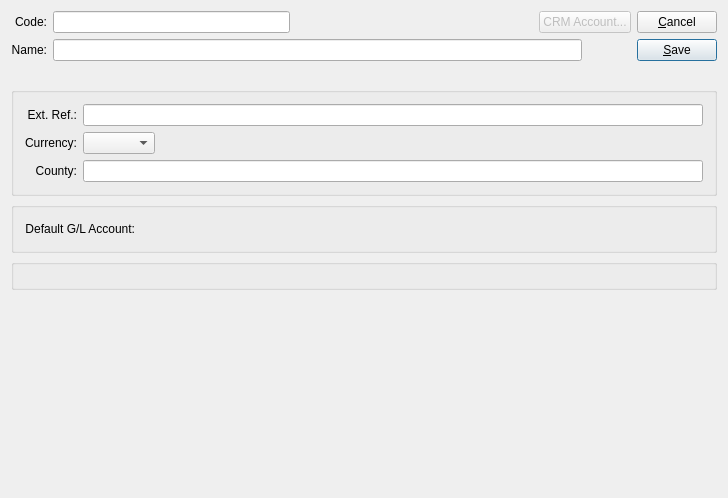
<?xml version="1.0" encoding="UTF-8"?>
<ui version="4.0">
 <comment>This file is part of the xTuple ERP: PostBooks Edition, a free and
open source Enterprise Resource Planning software suite,
Copyright (c) 1999-2011 by OpenMFG LLC, d/b/a xTuple.
It is licensed to you under the Common Public Attribution License
version 1.0, the full text of which (including xTuple-specific Exhibits)
is available at www.xtuple.com/CPAL.  By using this software, you agree
to be bound by its terms.</comment>
 <class>taxAuthority</class>
 <widget class="QDialog" name="taxAuthority">
  <property name="geometry">
   <rect>
    <x>0</x>
    <y>0</y>
    <width>728</width>
    <height>498</height>
   </rect>
  </property>
  <property name="windowTitle">
   <string>Tax Authority</string>
  </property>
  <layout class="QGridLayout" name="gridLayout_2">
   <item row="0" column="0">
    <widget class="QLabel" name="_codeLit">
     <property name="text">
      <string>Code:</string>
     </property>
     <property name="alignment">
      <set>Qt::AlignRight|Qt::AlignTrailing|Qt::AlignVCenter</set>
     </property>
     <property name="buddy">
      <cstring>_code</cstring>
     </property>
    </widget>
   </item>
   <item row="0" column="1">
    <widget class="XLineEdit" name="_code"/>
   </item>
   <item row="0" column="2">
    <spacer>
     <property name="orientation">
      <enum>Qt::Horizontal</enum>
     </property>
     <property name="sizeType">
      <enum>QSizePolicy::Expanding</enum>
     </property>
     <property name="sizeHint" stdset="0">
      <size>
       <width>0</width>
       <height>20</height>
      </size>
     </property>
    </spacer>
   </item>
   <item row="0" column="3" colspan="2">
    <widget class="QPushButton" name="_crmacct">
     <property name="enabled">
      <bool>false</bool>
     </property>
     <property name="text">
      <string>CRM Account...</string>
     </property>
    </widget>
   </item>
   <item row="0" column="5" rowspan="3">
    <layout class="QVBoxLayout">
     <item>
      <widget class="QPushButton" name="_close">
       <property name="text">
        <string>&amp;Cancel</string>
       </property>
      </widget>
     </item>
     <item>
      <widget class="QPushButton" name="_save">
       <property name="text">
        <string>&amp;Save</string>
       </property>
       <property name="autoDefault">
        <bool>true</bool>
       </property>
       <property name="default">
        <bool>true</bool>
       </property>
      </widget>
     </item>
     <item>
      <spacer>
       <property name="orientation">
        <enum>Qt::Vertical</enum>
       </property>
       <property name="sizeType">
        <enum>QSizePolicy::Expanding</enum>
       </property>
       <property name="sizeHint" stdset="0">
        <size>
         <width>20</width>
         <height>20</height>
        </size>
       </property>
      </spacer>
     </item>
    </layout>
   </item>
   <item row="1" column="0">
    <widget class="QLabel" name="_nameLit">
     <property name="text">
      <string>Name:</string>
     </property>
     <property name="alignment">
      <set>Qt::AlignRight|Qt::AlignTrailing|Qt::AlignVCenter</set>
     </property>
     <property name="buddy">
      <cstring>_name</cstring>
     </property>
    </widget>
   </item>
   <item row="1" column="1" colspan="3">
    <widget class="XLineEdit" name="_name"/>
   </item>
   <item row="3" column="0" colspan="6">
    <widget class="QGroupBox" name="_generalGroup">
     <property name="title">
      <string/>
     </property>
     <layout class="QGridLayout" name="gridLayout_5">
      <item row="0" column="0">
       <widget class="QLabel" name="_extrefLit">
        <property name="text">
         <string>Ext. Ref.:</string>
        </property>
        <property name="alignment">
         <set>Qt::AlignRight|Qt::AlignTrailing|Qt::AlignVCenter</set>
        </property>
        <property name="buddy">
         <cstring>_extref</cstring>
        </property>
       </widget>
      </item>
      <item row="0" column="1">
       <widget class="XLineEdit" name="_extref"/>
      </item>
      <item row="1" column="0">
       <widget class="QLabel" name="_currencyLit">
        <property name="text">
         <string>Currency:</string>
        </property>
        <property name="alignment">
         <set>Qt::AlignRight|Qt::AlignTrailing|Qt::AlignVCenter</set>
        </property>
        <property name="buddy">
         <cstring>_currency</cstring>
        </property>
       </widget>
      </item>
      <item row="1" column="1">
       <layout class="QHBoxLayout">
        <property name="spacing">
         <number>0</number>
        </property>
        <item>
         <widget class="XComboBox" name="_currency">
          <property name="allowNull">
           <bool>true</bool>
          </property>
          <property name="type">
           <enum>XComboBox::Currencies</enum>
          </property>
         </widget>
        </item>
        <item>
         <spacer>
          <property name="orientation">
           <enum>Qt::Horizontal</enum>
          </property>
          <property name="sizeType">
           <enum>QSizePolicy::Expanding</enum>
          </property>
          <property name="sizeHint" stdset="0">
           <size>
            <width>20</width>
            <height>20</height>
           </size>
          </property>
         </spacer>
        </item>
       </layout>
      </item>
      <item row="2" column="0">
       <widget class="QLabel" name="_countyLit">
        <property name="text">
         <string>County:</string>
        </property>
        <property name="alignment">
         <set>Qt::AlignRight|Qt::AlignTrailing|Qt::AlignVCenter</set>
        </property>
       </widget>
      </item>
      <item row="2" column="1">
       <widget class="QLineEdit" name="_county"/>
      </item>
     </layout>
    </widget>
   </item>
   <item row="4" column="0" colspan="6">
    <widget class="QGroupBox" name="_accountGroup">
     <property name="title">
      <string/>
     </property>
     <layout class="QGridLayout" name="gridLayout_3">
      <item row="0" column="0">
       <widget class="QLabel" name="_glaccntLit">
        <property name="text">
         <string>Default G/L Account:</string>
        </property>
        <property name="alignment">
         <set>Qt::AlignRight|Qt::AlignTrailing|Qt::AlignVCenter</set>
        </property>
        <property name="buddy">
         <cstring>_glaccnt</cstring>
        </property>
       </widget>
      </item>
      <item row="0" column="1">
       <layout class="QHBoxLayout" name="horizontalLayout_2">
        <item>
         <widget class="GLCluster" name="_glaccnt">
          <property name="sizePolicy">
           <sizepolicy hsizetype="Preferred" vsizetype="Preferred">
            <horstretch>3</horstretch>
            <verstretch>0</verstretch>
           </sizepolicy>
          </property>
         </widget>
        </item>
        <item>
         <spacer name="horizontalSpacer_2">
          <property name="orientation">
           <enum>Qt::Horizontal</enum>
          </property>
          <property name="sizeHint" stdset="0">
           <size>
            <width>0</width>
            <height>20</height>
           </size>
          </property>
         </spacer>
        </item>
       </layout>
      </item>
     </layout>
    </widget>
   </item>
   <item row="5" column="0" colspan="6">
    <widget class="QGroupBox" name="groupBox">
     <property name="title">
      <string/>
     </property>
     <layout class="QGridLayout" name="gridLayout">
      <item row="0" column="0">
       <widget class="AddressCluster" name="_address"/>
      </item>
     </layout>
    </widget>
   </item>
   <item row="6" column="0" colspan="5">
    <spacer name="verticalSpacer">
     <property name="orientation">
      <enum>Qt::Vertical</enum>
     </property>
     <property name="sizeHint" stdset="0">
      <size>
       <width>610</width>
       <height>5</height>
      </size>
     </property>
    </spacer>
   </item>
  </layout>
 </widget>
 <layoutdefault spacing="6" margin="11"/>
 <pixmapfunction>qPixmapFromMimeSource</pixmapfunction>
 <customwidgets>
  <customwidget>
   <class>AddressCluster</class>
   <extends>QWidget</extends>
   <header>addresscluster.h</header>
  </customwidget>
  <customwidget>
   <class>GLCluster</class>
   <extends>QWidget</extends>
   <header>glcluster.h</header>
  </customwidget>
  <customwidget>
   <class>XComboBox</class>
   <extends>QComboBox</extends>
   <header>xcombobox.h</header>
  </customwidget>
  <customwidget>
   <class>XLineEdit</class>
   <extends>QLineEdit</extends>
   <header>xlineedit.h</header>
   <container>1</container>
  </customwidget>
 </customwidgets>
 <tabstops>
  <tabstop>_name</tabstop>
  <tabstop>_extref</tabstop>
  <tabstop>_currency</tabstop>
  <tabstop>_county</tabstop>
  <tabstop>_glaccnt</tabstop>
  <tabstop>_address</tabstop>
 </tabstops>
 <resources/>
 <connections>
  <connection>
   <sender>_close</sender>
   <signal>clicked()</signal>
   <receiver>taxAuthority</receiver>
   <slot>reject()</slot>
   <hints>
    <hint type="sourcelabel">
     <x>20</x>
     <y>20</y>
    </hint>
    <hint type="destinationlabel">
     <x>20</x>
     <y>20</y>
    </hint>
   </hints>
  </connection>
 </connections>
</ui>
